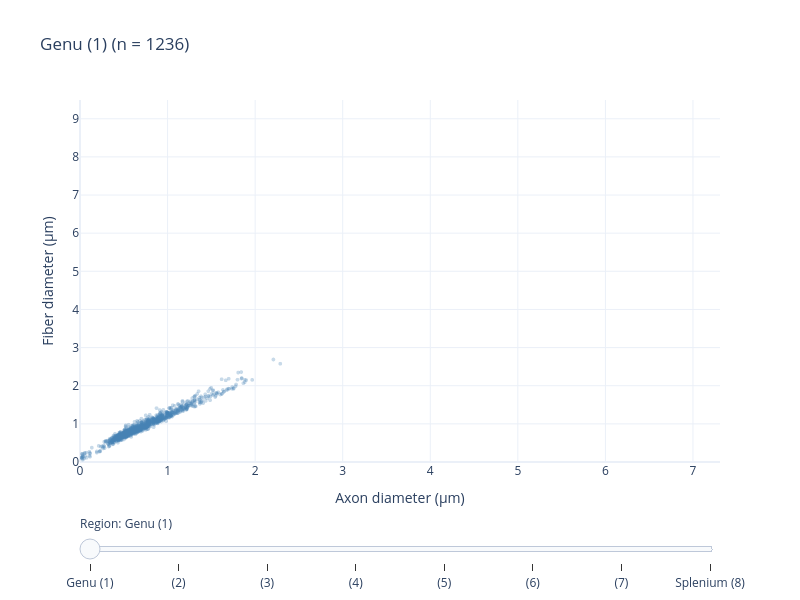

Notebook source saved alongside this figure:
### Markdown cell above
## Axon diameter vs Fiber diameter

A linear regression is fit to assess the linearity of the axon-fiber relationship. Use the slider to switch between CC regions.

### Code cell
samples_sorted = sorted(all_data.keys())
all_df = pd.concat(all_data.values())
x_max = all_df["axon_diam"].max() * 1.05
y_max = all_df["fiber_diam"].max() * 1.05

fig = go.Figure()

for i, sample in enumerate(samples_sorted):
    df = all_data[sample]
    x, y = df["axon_diam"].values, df["fiber_diam"].values
    visible = (i == 0)

    fig.add_trace(go.Scattergl(
        x=x, y=y, mode="markers",
        marker=dict(size=4, color="steelblue", opacity=0.3),
        showlegend=False, visible=visible,
        hovertemplate="Axon: %{x:.3f} \u03bcm<br>Fiber: %{y:.3f} \u03bcm<extra></extra>",
    ))

n_traces = len(samples_sorted)
steps = []
for i, sample in enumerate(samples_sorted):
    df = all_data[sample]
    vis = [False] * n_traces
    vis[i] = True
    step = dict(
        method="update",
        args=[
            {"visible": vis},
            {"title": f"{REGION_LABELS[sample]} (n = {len(df)})"},
        ],
        label=REGION_LABELS[sample],
    )
    steps.append(step)

fig.update_layout(
    sliders=[dict(active=0, steps=steps, currentvalue=dict(prefix="Region: "), pad=dict(t=50))],
    title=f"{REGION_LABELS[samples_sorted[0]]} (n = {len(all_data[samples_sorted[0]])})",
    xaxis_title="Axon diameter (\u03bcm)",
    yaxis_title="Fiber diameter (\u03bcm)",
    xaxis_range=[0, x_max], yaxis_range=[0, y_max],
    template=PLOT_TEMPLATE, height=600, width=800,
)
fig.show()

### Figure 1 — Plotly figure (JSON) as saved in the notebook; plotly's stock layout.template omitted (floating-point values rounded to 4 significant figures; data arrays with more than 128 entries replaced by an {"elided": "..."} marker saying what was removed)
{"data": [{"hovertemplate": "Axon: %{x:.3f} μm<br>Fiber: %{y:.3f} μm<extra></extra>", "marker": {"color": "steelblue", "opacity": 0.3, "size": 4}, "mode": "markers", "showlegend": false, "type": "scattergl", "visible": true, "x": {"elided": "1236 float values"}, "y": {"elided": "1236 float values"}}, {"hovertemplate": "Axon: %{x:.3f} μm<br>Fiber: %{y:.3f} μm<extra></extra>", "marker": {"color": "steelblue", "opacity": 0.3, "size": 4}, "mode": "markers", "showlegend": false, "type": "scattergl", "visible": false, "x": {"elided": "917 float values"}, "y": {"elided": "917 float values"}}, {"hovertemplate": "Axon: %{x:.3f} μm<br>Fiber: %{y:.3f} μm<extra></extra>", "marker": {"color": "steelblue", "opacity": 0.3, "size": 4}, "mode": "markers", "showlegend": false, "type": "scattergl", "visible": false, "x": {"elided": "587 float values"}, "y": {"elided": "587 float values"}}, {"hovertemplate": "Axon: %{x:.3f} μm<br>Fiber: %{y:.3f} μm<extra></extra>", "marker": {"color": "steelblue", "opacity": 0.3, "size": 4}, "mode": "markers", "showlegend": false, "type": "scattergl", "visible": false, "x": {"elided": "404 float values"}, "y": {"elided": "404 float values"}}, {"hovertemplate": "Axon: %{x:.3f} μm<br>Fiber: %{y:.3f} μm<extra></extra>", "marker": {"color": "steelblue", "opacity": 0.3, "size": 4}, "mode": "markers", "showlegend": false, "type": "scattergl", "visible": false, "x": {"elided": "574 float values"}, "y": {"elided": "574 float values"}}, {"hovertemplate": "Axon: %{x:.3f} μm<br>Fiber: %{y:.3f} μm<extra></extra>", "marker": {"color": "steelblue", "opacity": 0.3, "size": 4}, "mode": "markers", "showlegend": false, "type": "scattergl", "visible": false, "x": {"elided": "738 float values"}, "y": {"elided": "738 float values"}}, {"hovertemplate": "Axon: %{x:.3f} μm<br>Fiber: %{y:.3f} μm<extra></extra>", "marker": {"color": "steelblue", "opacity": 0.3, "size": 4}, "mode": "markers", "showlegend": false, "type": "scattergl", "visible": false, "x": {"elided": "827 float values"}, "y": {"elided": "827 float values"}}, {"hovertemplate": "Axon: %{x:.3f} μm<br>Fiber: %{y:.3f} μm<extra></extra>", "marker": {"color": "steelblue", "opacity": 0.3, "size": 4}, "mode": "markers", "showlegend": false, "type": "scattergl", "visible": false, "x": {"elided": "445 float values"}, "y": {"elided": "445 float values"}}], "layout": {"height": 600, "sliders": [{"active": 0, "currentvalue": {"prefix": "Region: "}, "pad": {"t": 50}, "steps": [{"args": [{"visible": [true, false, false, false, false, false, false, false]}, {"title": "Genu (1) (n = 1236)"}], "label": "Genu (1)", "method": "update"}, {"args": [{"visible": [false, true, false, false, false, false, false, false]}, {"title": "(2) (n = 917)"}], "label": "(2)", "method": "update"}, {"args": [{"visible": [false, false, true, false, false, false, false, false]}, {"title": "(3) (n = 587)"}], "label": "(3)", "method": "update"}, {"args": [{"visible": [false, false, false, true, false, false, false, false]}, {"title": "(4) (n = 404)"}], "label": "(4)", "method": "update"}, {"args": [{"visible": [false, false, false, false, true, false, false, false]}, {"title": "(5) (n = 574)"}], "label": "(5)", "method": "update"}, {"args": [{"visible": [false, false, false, false, false, true, false, false]}, {"title": "(6) (n = 738)"}], "label": "(6)", "method": "update"}, {"args": [{"visible": [false, false, false, false, false, false, true, false]}, {"title": "(7) (n = 827)"}], "label": "(7)", "method": "update"}, {"args": [{"visible": [false, false, false, false, false, false, false, true]}, {"title": "Splenium (8) (n = 445)"}], "label": "Splenium (8)", "method": "update"}]}], "title": {"text": "Genu (1) (n = 1236)"}, "width": 800, "xaxis": {"range": [0, 7.309], "title": {"text": "Axon diameter (μm)"}}, "yaxis": {"range": [0, 9.492], "title": {"text": "Fiber diameter (μm)"}}}}
